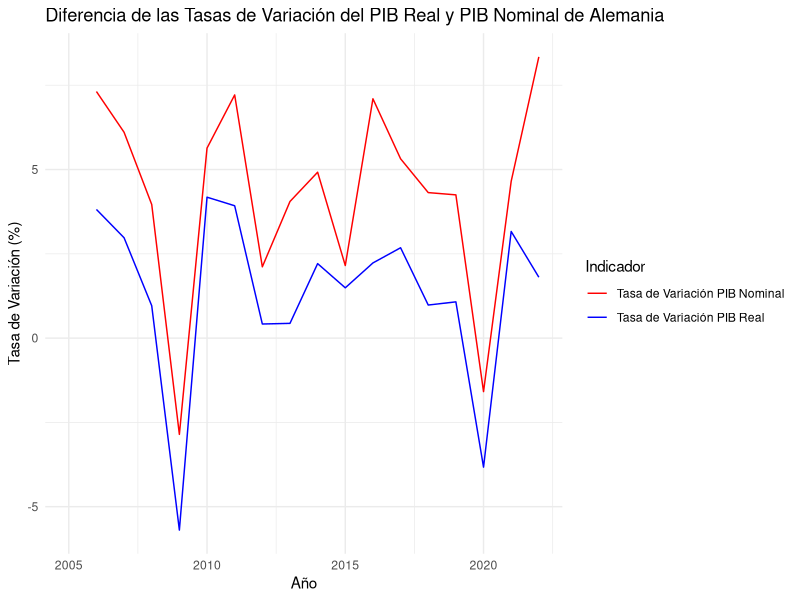
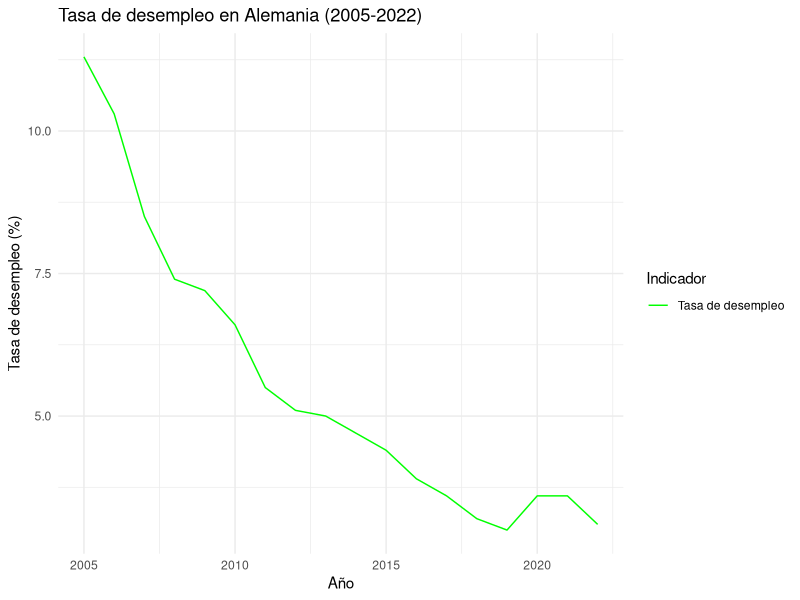
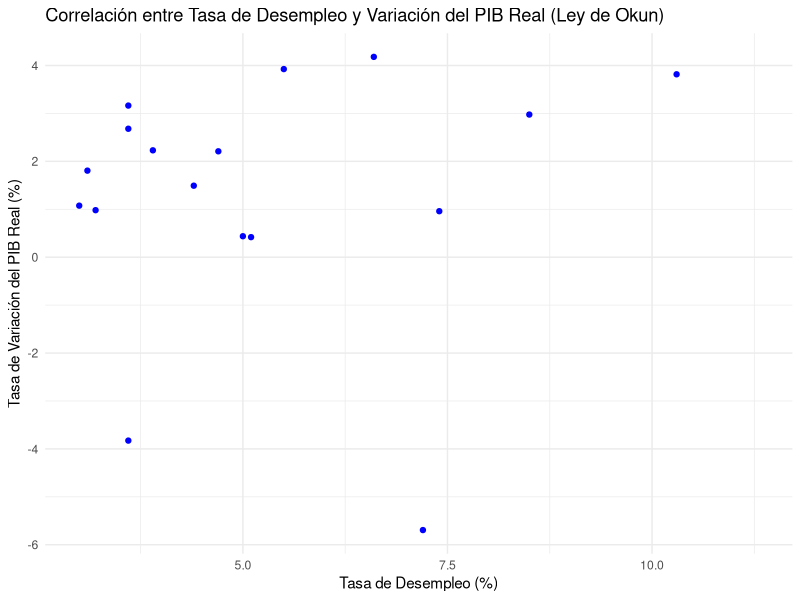
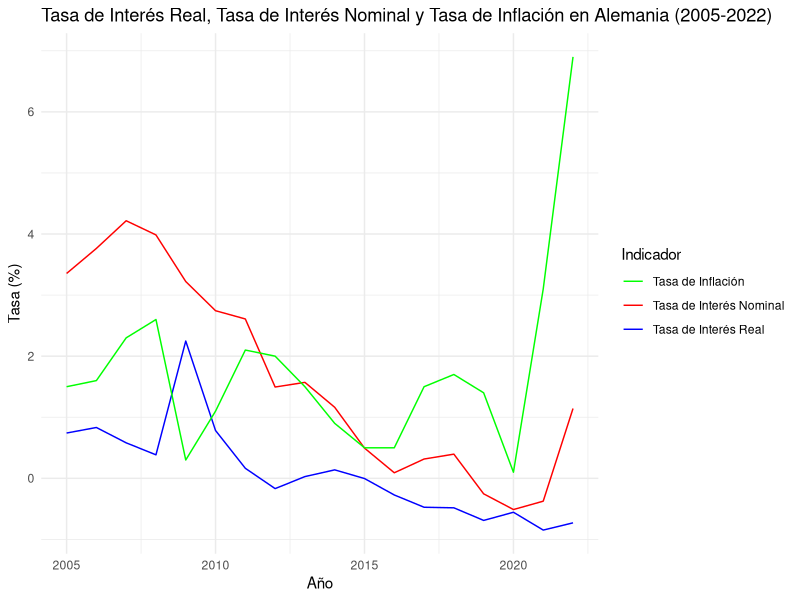
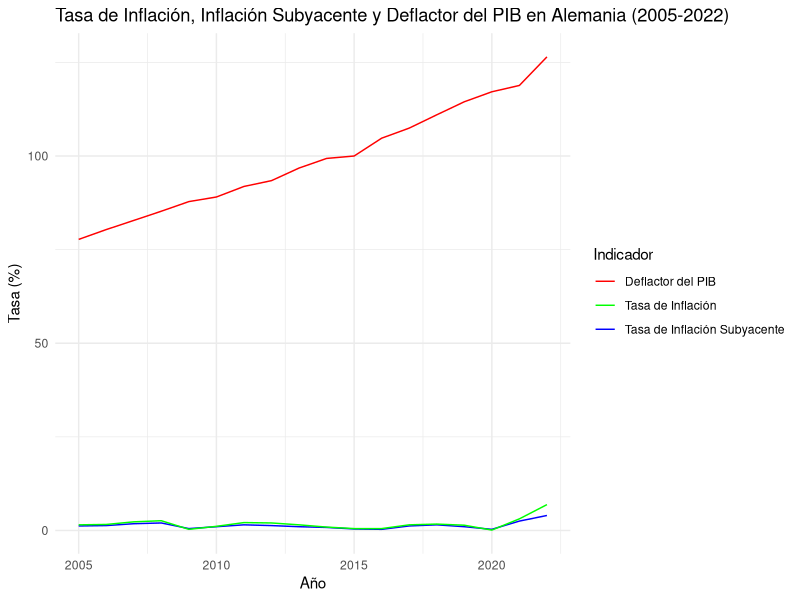

Recreate these plots in R, in order.
## ---- chunk 1

## ---- chunk 2
# Cargar todas las librerías necesarias
library(readr)
library(dplyr)
library(knitr)
library(tidyverse)
library(ggplot2)
## ---- chunk 3
# Crear un dataframe con los datos proporcionados del PIB real de Alemania
data_pibreal <- data.frame(
  Año = c(2005, 2006, 2007, 2008, 2009, 2010, 2011, 2012, 2013, 2014, 2015, 2016, 2017, 2018, 2019, 2020, 2021, 2022),
  PIB_Real_Millones = c(
    3373000.7, 3501729.3, 3605956.7, 3640569.6, 3433281.5, 3576788.6, 3717184.5,
    3732740.8, 3749074.9, 3831912.4, 3889081.9, 3975808.4, 4082369.3, 4122426.8,
    4166762.3, 4007310.0, 4134094.1, 4208764.4
  )
)

# Mostrar el dataframe del PIB real de Alemania
print(data_pibreal)

# Calcular la tasa de variación del PIB real en porcentaje
tasa_variacion <- (data_pibreal$PIB_Real_Millones - lag(data_pibreal$PIB_Real_Millones)) / lag(data_pibreal$PIB_Real_Millones) * 100

# Crear un nuevo dataframe con la tasa de variación
data_tasa_variacion <- data.frame(
  Año = data_pibreal$Año,
  Tasa_Variacion_PIB_Real = tasa_variacion
)

# Mostrar el nuevo dataframe con la tasa de variación
print(data_tasa_variacion)
## ---- chunk 4
# Crear un dataframe con los datos proporcionados del PIB nominal de Alemania
data_pibnominal <- data.frame(
  Año = c(2005, 2006, 2007, 2008, 2009, 2010, 2011, 2012, 2013, 2014, 2015, 2016, 2017, 2018, 2019, 2020, 2021, 2022),
  PIB_Nominal_Millones = c(
    2622039.8, 2813824.9, 2985617.3, 3103958.2, 3015332.3, 3185267.9, 3415020.0,
    3487234.4, 3628559.3, 3807114.5, 3889081.9, 4165169.9, 4386729.2, 4576056.5,
    4770495.5, 4694786.2, 4913166.1, 5323008.1
  )
)

# Mostrar el dataframe del PIB nominal de Alemania
print(data_pibnominal)

# Calcular la tasa de variación del PIB nominal de Alemania
data_pibnominal$Tasa_Variacion <- c(NA, diff(data_pibnominal$PIB_Nominal_Millones) / data_pibnominal$PIB_Nominal_Millones[-length(data_pibnominal$PIB_Nominal_Millones)] * 100)

# Mostrar el dataframe del PIB nominal de Alemania con la tasa de variación
print(data_pibnominal)
## ---- chunk 5
# Cargar la biblioteca ggplot2 para crear gráficos
library(ggplot2)

# Combina los dataframes de la tasa de variación del PIB real y del PIB nominal por el año
combined_data <- merge(data_tasa_variacion, data_pibnominal, by = "Año")

# Crea un gráfico de líneas agrupado con la diferencia de las tasas de variación en diferentes colores
ggplot(combined_data, aes(x = Año)) +
  geom_line(aes(y = Tasa_Variacion_PIB_Real, color = "Tasa de Variación PIB Real")) +
  geom_line(aes(y = Tasa_Variacion, color = "Tasa de Variación PIB Nominal")) +
  labs(
    title = "Diferencia de las Tasas de Variación del PIB Real y PIB Nominal de Alemania",
    x = "Año",
    y = "Tasa de Variación (%)",
    color = "Indicador"
  ) +
  scale_color_manual(values = c("Tasa de Variación PIB Real" = "blue", "Tasa de Variación PIB Nominal" = "red")) +
  theme_minimal()
## ---- chunk 6
# Cargar la librería necesaria
library(dplyr)
# Crear un dataframe con los datos
data_desempleados <- data.frame(
  Time = c(2005, 2006, 2007, 2008, 2009, 2010, 2011, 2012, 2013, 2014, 2015, 2016, 2017, 2018, 2019, 2020, 2021, 2022),
  Country = "Germany",
  Unit = "Percentage",
  UnemploymentRate = c(11.3, 10.3, 8.5, 7.4, 7.2, 6.6, 5.5, 5.1, 5.0, 4.7, 4.4, 3.9, 3.6, 3.2, 3.0, 3.6, 3.6, 3.1)
)
# Imprimir el dataframe
print(data_desempleados)
# Cargar la librería ggplot2
library(ggplot2)
# Crear un gráfico de líneas
ggplot(data_desempleados, aes(x = Time, y = UnemploymentRate)) +
  geom_line(aes(color = "Tasa de desempleo")) +
  labs(
    title = "Tasa de desempleo en Alemania (2005-2022)",
    x = "Año",
    y = "Tasa de desempleo (%)",
    color = "Indicador"
  ) +
  scale_color_manual(values = c("Tasa de desempleo" = "green")) +
  theme_minimal()
## ---- chunk 7
# Calcular la correlación entre las tasas de desempleo y variación del PIB real de forma numérica
correlation <- as.numeric(cor(data_desempleados$UnemploymentRate, data_tasa_variacion$Tasa_Variacion_PIB_Real))

# Imprimir la correlación de forma numérica
print(correlation)

# Crear un gráfico de dispersión
ggplot(data = data.frame(UnemploymentRate = data_desempleados$UnemploymentRate, Tasa_Variacion_PIB_Real = data_tasa_variacion$Tasa_Variacion_PIB_Real)) +
  geom_point(aes(x = UnemploymentRate, y = Tasa_Variacion_PIB_Real), color = "blue") +
  labs(
    title = "Correlación entre Tasa de Desempleo y Variación del PIB Real (Ley de Okun)",
    x = "Tasa de Desempleo (%)",
    y = "Tasa de Variación del PIB Real (%)"
  ) +
  annotate("text", x = max(data_desempleados$UnemploymentRate), y = min(data_tasa_variacion$Tasa_Variacion_PIB_Real), 
           label = paste("Correlación:", round(correlation, 2)), hjust = 1, vjust = -1) +
  theme_minimal()
## ---- chunk 8
# Instalar librerías necesarias
library(dplyr)
library(ggplot2)

# Crear un dataframe con los datos del tipo de interés nominal de Alemania
tasa_de_interes <- data.frame(
  Time = c(2005, 2006, 2007, 2008, 2009, 2010, 2011, 2012, 2013, 2014, 2015, 2016, 2017, 2018, 2019, 2020, 2021, 2022),
  Country = "Germany",
  Type = "Information on item",
  TasadeInteres = c(3.354, 3.764, 4.217, 3.985, 3.222, 2.744, 2.609, 1.495, 1.571, 1.163, 0.495, 0.091, 0.316, 0.396, -0.254, -0.511, -0.374, 1.143)
)

# Imprimir el dataframe de la tasa de interés nominal de Alemania
print(tasa_de_interes)

# Crear un dataframe con los datos de la tasa de inflación de Alemania
tasa_de_inflacion <- data.frame(
  Time = c(2005, 2006, 2007, 2008, 2009, 2010, 2011, 2012, 2013, 2014, 2015, 2016, 2017, 2018, 2019, 2020, 2021, 2022),
  Country = rep("Germany", 18),
  Type = rep("Information on item", 18),
  TasadeInflacion = c(1.5, 1.6, 2.3, 2.6, 0.3, 1.1, 2.1, 2.0, 1.5, 0.9, 0.5, 0.5, 1.5, 1.7, 1.4, 0.1, 3.1, 6.9)
)

# Imprimir el dataframe de la tasa de inflación de Alemania
print(tasa_de_inflacion)

# Calcular el tipo de interés real para Alemania
tasa_de_interes_real <- tasa_de_interes %>%
  left_join(tasa_de_inflacion, by = c("Time", "Country", "Type")) %>%
  mutate(InteresReal = (TasadeInteres - TasadeInflacion) / (1 + TasadeInflacion))

# Imprimir el resultado
print(tasa_de_interes_real)

# Crear un gráfico de líneas representando la tasa de interés real, la tasa de interés nominal y la tasa de inflación
ggplot(tasa_de_interes_real, aes(x = Time)) +
  geom_line(aes(y = InteresReal, color = "Tasa de Interés Real")) +
  geom_line(aes(y = TasadeInteres, color = "Tasa de Interés Nominal")) +
  geom_line(aes(y = TasadeInflacion, color = "Tasa de Inflación")) +
  labs(
    title = "Tasa de Interés Real, Tasa de Interés Nominal y Tasa de Inflación en Alemania (2005-2022)",
    x = "Año",
    y = "Tasa (%)",
    color = "Indicador"
  ) +
  scale_color_manual(values = c("Tasa de Interés Real" = "blue", "Tasa de Interés Nominal" = "red", "Tasa de Inflación" = "green")) +
  theme_minimal()

# Crear un dataframe con los datos proporcionados de la tasa de inflación subyacente
data_inflacion_subyacente <- data.frame(
  Año = c(2005, 2006, 2007, 2008, 2009, 2010, 2011, 2012, 2013, 2014, 2015, 2016, 2017, 2018, 2019, 2020, 2021, 2022),
  Tasa_Inflacion_Subyacente = c(1.2, 1.3, 1.8, 2.0, 0.5, 1.0, 1.5, 1.3, 1.0, 0.8, 0.4, 0.3, 1.2, 1.5, 1.0, 0.3, 2.5, 4.0)
)

# Imprimir los dataframes de inflación e inflación subyacente
print(data_inflacion_subyacente)

# Calcular el deflactor del PIB usando los datos del PIB real y nominal proporcionados
data_deflactor_pib <- data.frame(
  Año = data_pibreal$Año,
  Deflactor_PIB = (data_pibnominal$PIB_Nominal_Millones / data_pibreal$PIB_Real_Millones) * 100
)

# Imprimir el dataframe del deflactor del PIB
print(data_deflactor_pib)


# Cargar la librería ggplot2
library(ggplot2)

# Crear un dataframe combinando las tres fuentes de datos
combined_data <- merge(data_inflacion_subyacente, data_deflactor_pib, by = "Año")
combined_data <- merge(combined_data, tasa_de_inflacion, by.x = "Año", by.y = "Time")

# Crear el gráfico de líneas
ggplot(combined_data, aes(x = Año)) +
  geom_line(aes(y = Tasa_Inflacion_Subyacente, color = "Tasa de Inflación Subyacente")) +
  geom_line(aes(y = Deflactor_PIB, color = "Deflactor del PIB")) +
  geom_line(aes(y = TasadeInflacion, color = "Tasa de Inflación")) +
  labs(
    title = "Tasa de Inflación, Inflación Subyacente y Deflactor del PIB en Alemania (2005-2022)",
    x = "Año",
    y = "Tasa (%)",
    color = "Indicador"
  ) +
  scale_color_manual(values = c("Tasa de Inflación Subyacente" = "blue", "Deflactor del PIB" = "red", "Tasa de Inflación" = "green")) +
  theme_minimal()
